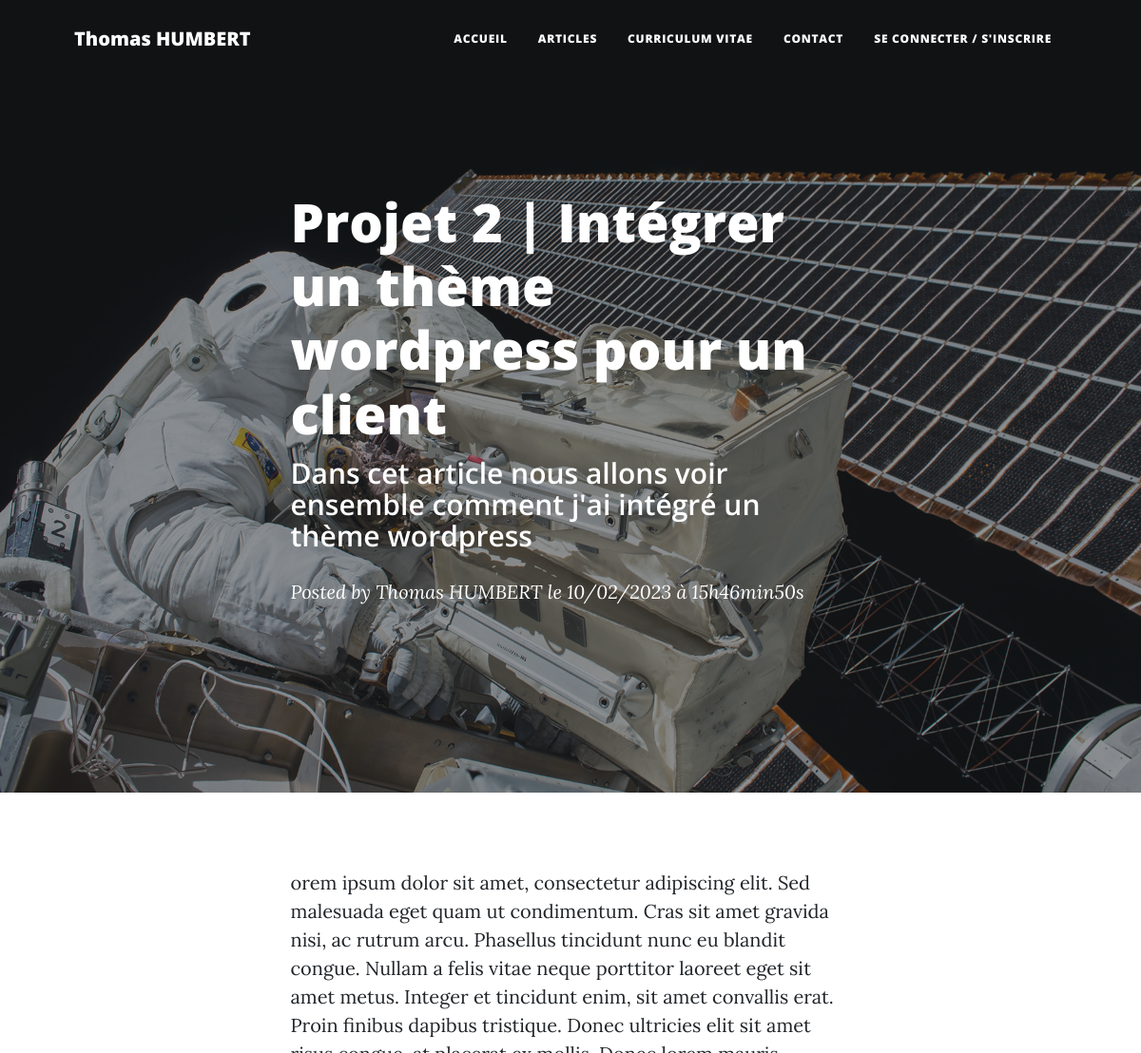
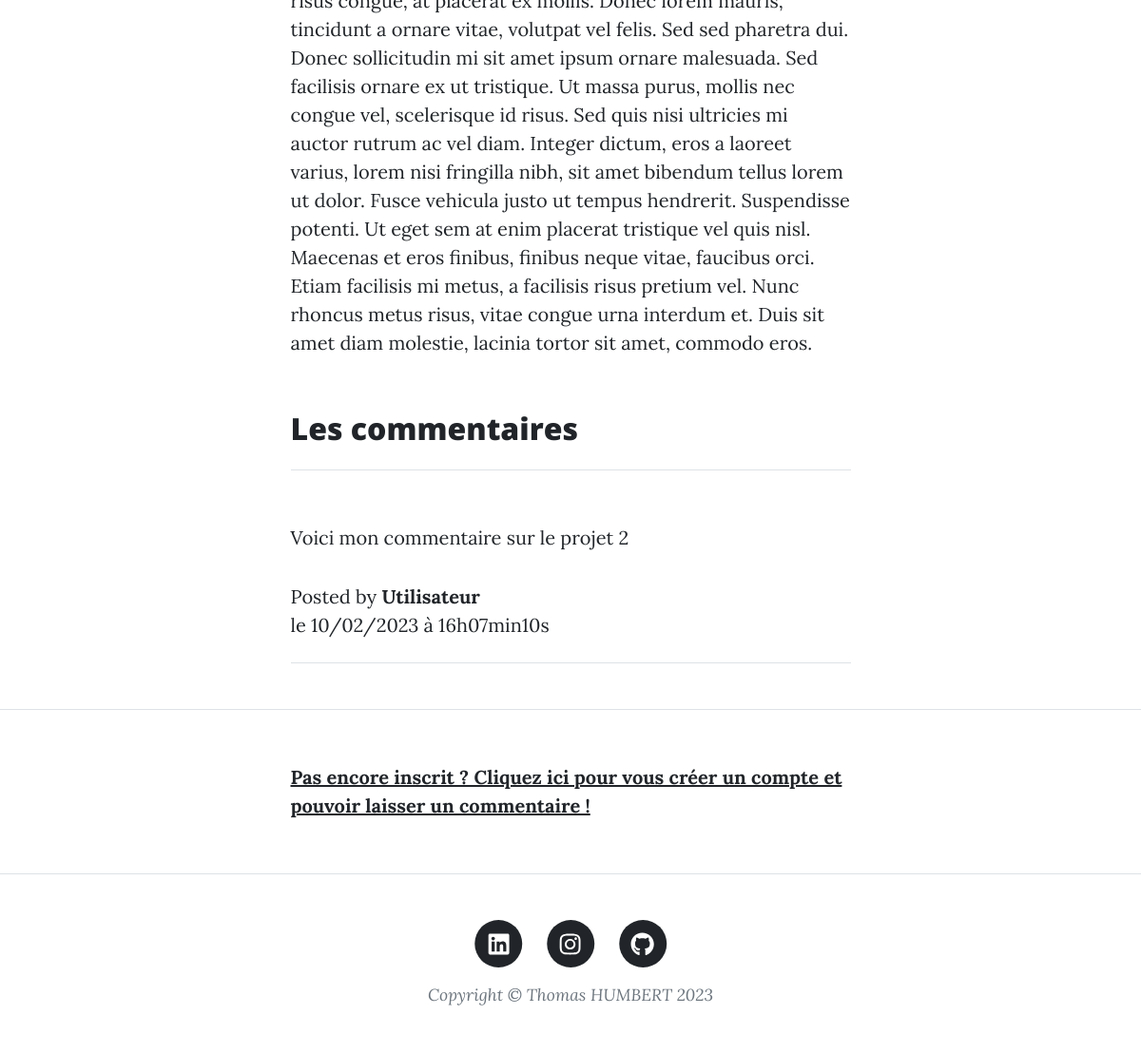
The app's page /index.php?action=post&id=29 with its own data (2 pictures, top to bottom).
### tables this page shows
CREATE TABLE `article` (
  `id` int(11) NOT NULL,
  `title` varchar(256) NOT NULL,
  `hat` text NOT NULL,
  `content` text NOT NULL,
  `creation_date` datetime NOT NULL
);

CREATE TABLE `comments` (
  `id` int(11) NOT NULL,
  `article_id` int(11) NOT NULL,
  `author` varchar(256) NOT NULL,
  `author_id` int(11) NOT NULL,
  `comment` text NOT NULL,
  `validity` tinyint(1) DEFAULT '0',
  `comment_date` datetime NOT NULL
);

### models/controllers/articles.php (called while the page is built, shortened)
<?php
require_once 'lib/database.php';
require_once 'models/article.php';
require_once 'models/comment.php';
function post(string $identifier)
{
    $connection = new DatabaseConnection();
    $postRepository = new PostRepository();
    $postRepository->connection = $connection;
    $post = $postRepository->getPost($identifier);
    $commentRepository = new CommentRepository();
    $commentRepository->connection = $connection;
    $comments = $commentRepository->getComments($identifier);
    require 'vues/articles-vues.php';
}

### models/article.php (called while the page is built, shortened)
<?php
require_once 'lib/database.php';
class PostRepository
{
	public \DatabaseConnection $connection;
    public function getPost(string $identifier): Article {
    	$statement = $this->connection->getConnection()->prepare(
            "SELECT id, title, content, hat, DATE_FORMAT(creation_date, '%d/%m/%Y à %Hh%imin%ss') AS creation_date FROM article WHERE id = ?"
        );
        $statement->execute([$identifier]);
        $row = $statement->fetch();
        $post = new Article();
        $post->title = $row['title'];
        $post->hat = $row['hat'];
        $post->CreationDate = $row['creation_date'];
        $post->content = $row['content'];
        $post->identifier = $row['id'];
        return $post;
    }
}

### lib/database.php (called while the page is built)
<?php
class DatabaseConnection
{
	public ?PDO $database = null;
	public function getConnection(): PDO
	{
		if ($this->database === null) {
			$this->database = new PDO( 'mysql:host=localhost;dbname=projet5_blog;charset=utf8', 'root', 'root' );
		}
		return $this->database;
	}
}

### models/comment.php (called while the page is built, shortened)
<?php
require_once 'lib/database.php';
class CommentRepository
{
	public function getComments(string $post): array
	{
		$statement = $this->connection->getConnection()->prepare(
			"SELECT id, author, comment, article_id, author_id, DATE_FORMAT(comment_date, '%d/%m/%Y à %Hh%imin%ss') AS creation_date FROM comments WHERE article_id = ? AND validity = 1 ORDER BY comment_date DESC"
		);
		$statement->execute([$post]);
		$comments = [];
		while (($row = $statement->fetch())) {
			$comment = new Comment();
			$comment->identifier = $row['id'];
			$comment->author = $row['author'];
			$comment->author_id = $row['author_id'];
			$comment->CreationDate = $row['creation_date'];
			$comment->comment = $row['comment'];
			$comment->post = $row['article_id'];
			$comments[] = $comment;
		}
		return $comments;
	}
}

### vues/articles-vues.php (the view, shortened to what this page needs)
<?php
require_once 'vues/head.php';
require_once 'vues/navbar.php';
?>
<header class="masthead" style="background-image: url('assets/img/post-bg.jpg')">
    <div class="container position-relative px-4 px-lg-5">
        <div class="row gx-4 gx-lg-5 justify-content-center">
            <div class="col-md-10 col-lg-8 col-xl-7">
                <div class="post-heading">
                    <h1><?=htmlentities($post->title)?></h1>
                    <h2 class="subheading"><?=htmlentities($post->hat)?></h2></h2>
                    <span class="meta">
                        Posted by
                        <a href="#">Thomas HUMBERT</a>
                        le <?=$post->CreationDate?>
                    </span>
                </div>
            </div>
        </div>
    </div>
</header>
<article class="mb-4">
    <div class="container px-4 px-lg-5">
        <div class="row gx-4 gx-lg-5 justify-content-center">
            <div class="col-md-10 col-lg-8 col-xl-7">
                <p><?=htmlentities($post->content)?></p>
            </div>
        </div>
    </div>
</article>
<div class="container px-4 px-lg-5">
    <div class="row gx-4 gx-lg-5 justify-content-center">
        <div class="col-md-10 col-lg-8 col-xl-7">
            <h2 class="post-title" id="show_comments">Les commentaires</h2>
            <hr class="my-4" />
        </div>
    </div>
</div>
<?php
foreach ($comments as $comment) {
    ?>
<article class="mb-4">
    <div class="container px-4 px-lg-5">
        <div class="row gx-4 gx-lg-5 justify-content-center">
            <div class="col-md-10 col-lg-8 col-xl-7">
                <p><?=htmlentities($comment->comment)?></p>
                <span class="meta">
                    Posted by <a href="#"><strong><?=htmlentities($comment->author)?></strong></a></br>
                    le <?=$comment->CreationDate?></br>
                </span>
                <hr class="my-4" />
            </div>
        </div>
    </div>
</article>
<?php
}
?>
<hr class="my-4" />
<?php if (isset($_SESSION['pseudo'])) {?>
<article class="mb-4">
    <div class="container px-4 px-lg-5">
        <div class="row gx-4 gx-lg-5 justify-content-center">
            <div class="col-md-10 col-lg-8 col-xl-7">
                <h2 class="post-title">Je laisse un commentaire</h2>
                <div class="my-5">
                    <form id="contactForm" action="index.php?action=addComment&id=<?=$post->identifier?>" method="post" onsubmit="return confirmSubmit()">
                        <div class="form-floating">
                            <input class="form-control" id="author" name="author" type="text" value='<?=$_SESSION['pseudo'];?>' />
                            <label for="author">Nom</label>
                        </div>
                        <div class="form-floating">
                            <textarea class="form-control" id="comment" name="comment" placeholder="Enter your message here..." style="height: 12rem" ></textarea>
                            <label for="comment">Message</label>
                        </div>
                        <br />
                        <div ><input type="submit" value="Soumettre mon commentaire" class="btn btn-primary text-uppercase" id="submitButton" /></div>
                    </form>
                </div>
            </div>
        </div>
    </div>
</article>
<?php } else {?>
<article class="mb-4">
    <div class="container px-4 px-lg-5">
        <div class="row gx-4 gx-lg-5 justify-content-center">
            <div class="col-md-10 col-lg-8 col-xl-7">
                <p><strong><a href="index.php?action=signin">Pas encore inscrit ? Cliquez ici pour vous créer un compte et pouvoir laisser un commentaire !</strong></p>
            </div>
        </div>
    </div>
</article>
<?php }?>
<?php
require_once 'vues/footer.php';
?>

### records on screen
article: title "Projet 2 | Intégrer un thème wordpress pour un client", hat "Dans cet article nous allons voir ensemble comment j'ai intégré un thème wordpress", content "orem ipsum dolor sit amet, consectetur adipiscing elit. Sed malesuada eget quam ut condimentum. Cras sit amet gravida nisi, ac rutrum arcu. Phasellus tincidunt nunc eu blandit congue. Nullam a felis vitae neque porttitor laoreet eget sit amet metus. Integer et tincidunt enim, sit amet convallis erat. Proin finibus dapibus tristique. Donec ultricies elit sit amet risus congue, at placerat ex mollis. Donec lorem mauris, tincidunt a ornare vitae, volutpat vel felis. Sed sed pharetra dui. Donec sollicitudin mi sit amet ipsum ornare malesuada. Sed facilisis ornare ex ut tristique. Ut massa purus, mollis nec congue vel, scelerisque id risus. Sed quis nisi ultricies mi auctor rutrum ac vel diam.…"
comments: comment "Voici mon commentaire sur le projet 2", author "Utilisateur", CreationDate "10/02/2023 à 16h07min10s"

### other values on screen
$post->CreationDate "10/02/2023 à 15h46min50s"
